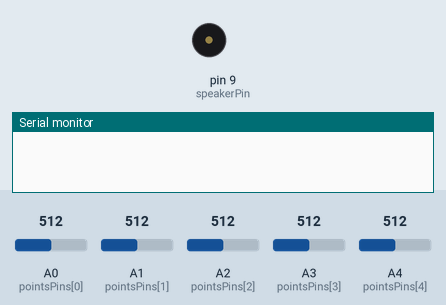
A sketch run on a simulated Arduino Uno, built with avr-gcc and run on an emulated ATmega328P. Shown: buzzer (waves = sounding), the last lines printed to the serial monitor. Inputs (shaded band) come from the test bench; at power-on: A0 (pointsPins[0]) = 512, A1 (pointsPins[1]) = 512, A2 (pointsPins[2]) = 512, A3 (pointsPins[3]) = 512, A4 (pointsPins[4]) = 512.

Above: at 1.2 s.
1.3 s: A0 (pointsPins[0]) set to 793
2.8 s: A0 (pointsPins[0]) set to 816
At 2.95 s:
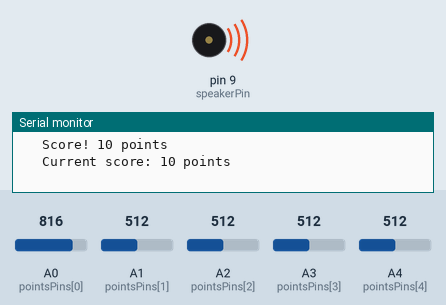
Timing chart, 0 to 18.8 s (numbered marks = the images above; inputs shaded):
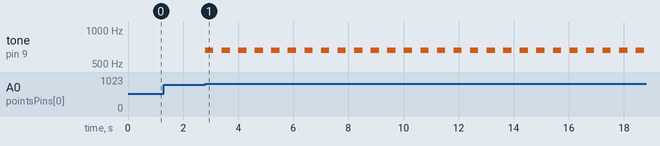

The sketch:

marble_game_pt1b.ino.ino
```cpp
// (licence header left out)
// variables for pins
int pointsPins[] = {
  A0, A1, A2, A3, A4};

int speakerPin = 9;

// number of piezos for points
int numPointsPins = 5;

// when points triggered
int piezoThreshold = 800;

int currentScore = 0;

void setup() {
  // start serial communication
  Serial.begin(9600);
}

void loop() {
  int i;
  for( i=0; i<numPointsPins; i++ ) {
    int currPinValue = analogRead(pointsPins[i]);

    // if above the threshold
    if( currPinValue > piezoThreshold ){
      // add points
      int newPoints = (i+1)*10;
      currentScore += newPoints;

      // print points and new score
      Serial.print("   Score! ");
      Serial.print(newPoints);
      Serial.println(" points");
      Serial.print("   Current score: ");
      Serial.print(currentScore);
      Serial.println(" points");

      // play scoring music
      tone(speakerPin, 659, 300);
      delay(300);

      // pause so that same marble doesn't score twice
      delay(300);
    }
  }
}
```

Measured:
- the behaviour switches between 800 and 801 on A0 (pointsPins[0]) (found by bisection; images 0 and 1)
- after the input at 1.3 s, every drawn part: stays the same
- after the input at 2.8 s, tone on pin 9 (speakerPin): alternates 659 Hz for 0.30 s and silent for 0.30 s, starting at once
